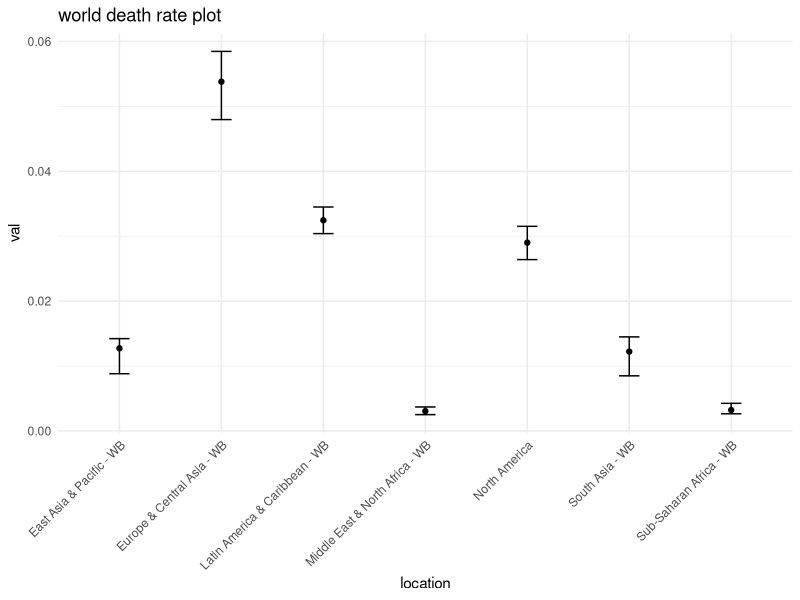
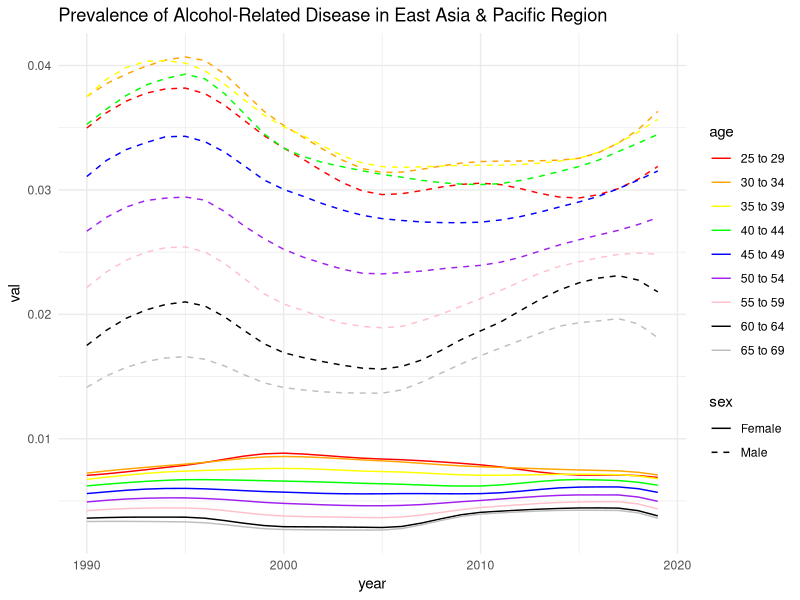
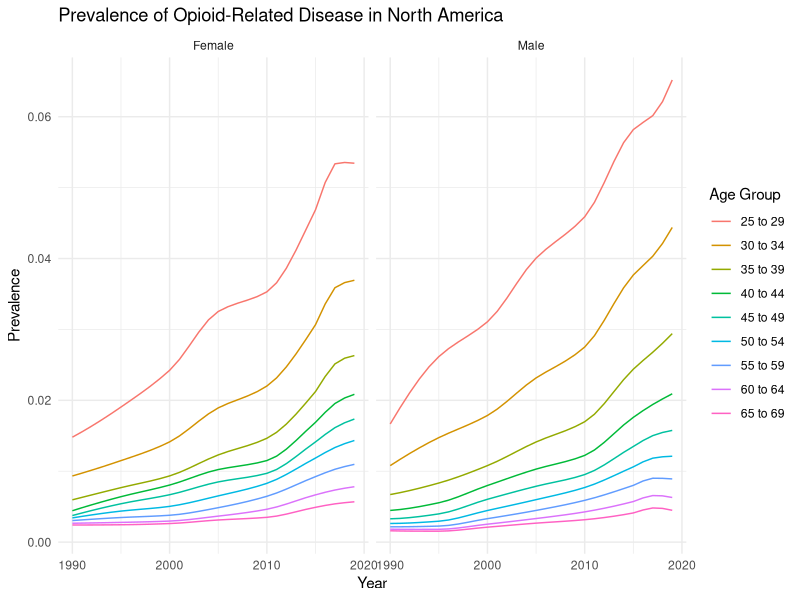
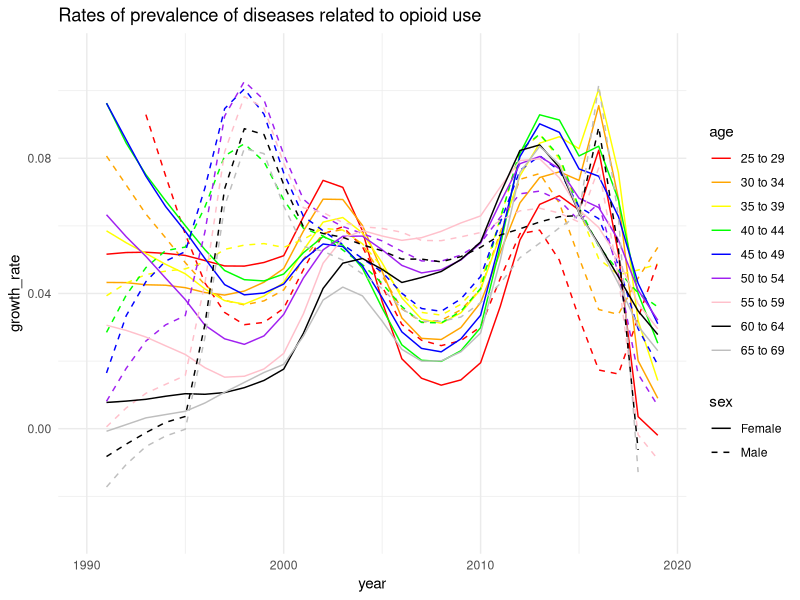
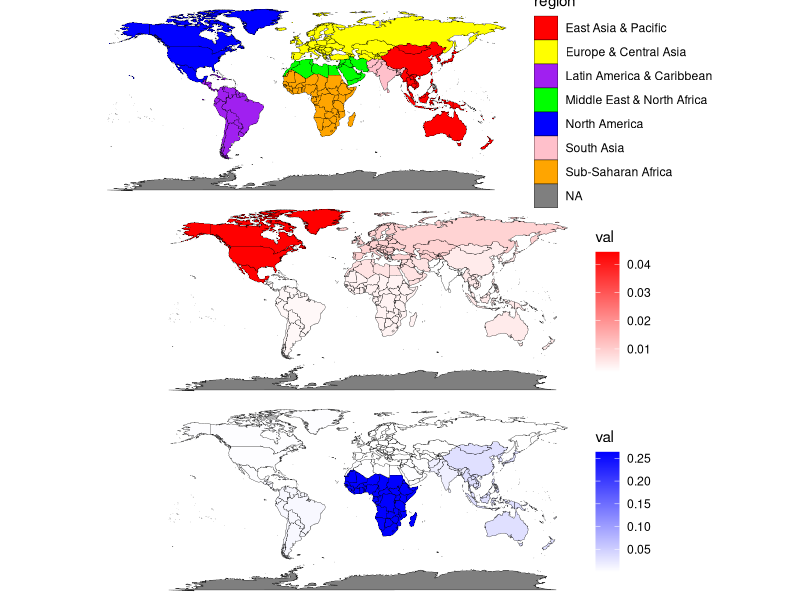
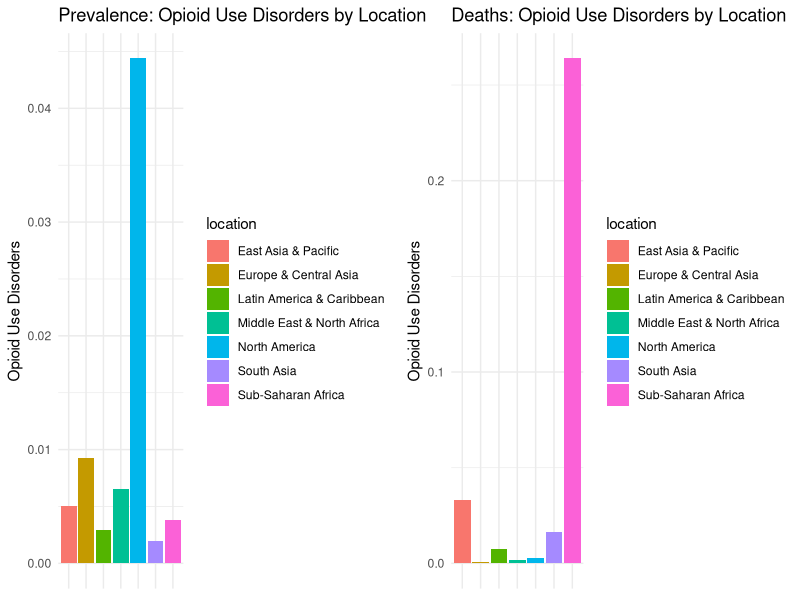

Write R code to recreate these figures, in order.
## ---- chunk 1
library(maps)
library(readr)
library(ggplot2)
library(tidyverse)
library(dplyr)
library(gridExtra)
## ---- chunk 2
substance_use <- read.csv("substance_use.csv")
head(substance_use)
## ---- chunk 3
# Select the data
Q1 <- subset(substance_use,year=="2019" & sex=="Male" & age=="40 to 44" 
             & cause=="Alcohol use disorders" & measure=="Deaths")

# Choose the region with the highest val
highest_region <- (Q1[which.max(Q1$val), ])$location
print(highest_region)

# Draw the death rate plot
ggplot(Q1, aes(x = location, y = val, ymin = lower, ymax = upper)) +
  geom_point() +
  geom_errorbar(width = 0.2, position = position_dodge(0.9)) +
  labs(x = "location", y = "val", title = 'world death rate plot') +
  theme_minimal() +
  theme(axis.text.x = element_text(angle = 45, hjust = 1))

## ---- chunk 4
# Select the East Asia and Pacific region
Q2 <- subset(substance_use,cause=="Alcohol use disorders" & measure=="Prevalence" 
             & location=="East Asia & Pacific - WB")

# Plot the prevalence among the different time and age groups
ggplot(Q2, aes(x = year, y = val, color = age, linetype = sex)) +
  geom_line() +
  labs(x = "year", y = "val", color = "age", linetype = "sex", 
       title = 'Prevalence of Alcohol-Related Disease in East Asia & Pacific Region') +
  scale_color_manual(values = c("red", "orange", "yellow", "green","blue", 
                                "purple", "pink", "black", "gray")) +
  scale_linetype_manual(values = c("solid", "dashed")) +
  theme_minimal()

## ---- chunk 5
# Select the sex-related prevalence data
opioid_gender <- Q2[,c("year", "val", "age","sex")]
p_value<- c()
age.l <- unique(opioid_gender$age) # Select the different year
for (i in age.l){
  male <- filter(opioid_gender, sex == "Male", age == i)
  male <- male[order(male$year),]
  female <- filter(opioid_gender, sex == "Female", age == i)
  female <- female[order(female$year),]
  result <- wilcox.test(male$val, female$val, paired = TRUE, alternative = "two.sided") 
  p_value <- c(p_value, result$p.value) # Store the results from wilcox.test
}
print(p_value)
print(p_value < 0.05) # Display the compare results

## ---- chunk 6
# Select the data
Q3 <- substance_use %>%
    filter(location == "North America", cause == "Opioid use disorders", 
           measure == "Prevalence")

# Plot the prevalence of opioid related diseases
ggplot(Q3, aes(x = year, y = val, color = age)) +
  geom_line() +
  facet_wrap(~sex) +
  labs(title = "Prevalence of Opioid-Related Disease in North America",
       x = "Year",
       y = "Prevalence",
       color = "Age Group") +
  theme_minimal()

# Compare the next year's data with the previous year's, calculate the growth rate.
Q3 <- Q3[order(Q3$sex, Q3$age, Q3$year), ]
Q3$growth_rate <- c(NA, (Q3$val[-1] / Q3$val[-nrow(Q3)])-1)
Q3$growth_rate[!duplicated(Q3$age)] <- NA

# Polt the growth rate in different years
ggplot(Q3, aes(x = year, y = growth_rate, color = age, linetype = sex)) +
  geom_line() +scale_y_continuous(limits = c(-0.03,0.11))+
  labs(x = "year", y = "growth_rate", color = "age", linetype = "sex", 
       title = 'Rates of prevalence of diseases related to opioid use') +
  scale_color_manual(values = c("red", "orange", "yellow", "green","blue", 
                                "purple", "pink", "black", "gray")) +
  scale_linetype_manual(values = c("solid", "dashed")) +
  theme_minimal()

## ---- chunk 7
# Subset the origin data
filtered_data_before <- substance_use %>%
  filter(location == "North America", cause == "Opioid use disorders",
         measure == "Prevalence", year %in% 1990:1997)
filtered_data_after <- substance_use %>%
  filter(location == "North America", cause == "Opioid use disorders", 
         measure == "Prevalence", year %in% 1997:2019)

# Set a data frame for storage
male_slopes_before <- data.frame(age = character(), slope = numeric())
female_slopes_before <- data.frame(age = character(), slope = numeric())

# Perform linear regression analysis 
for (i in unique(filtered_data_before$age)) {
  age_data = filtered_data_before[filtered_data_before$age == i,]
  male_lm = lm(val~year,data=age_data[age_data$sex=="Male",])
  female_lm = lm(val~year,data=age_data[age_data$sex=="Female",])
  # Store the slopes and years
  male_slopes_before <- rbind(male_slopes_before, 
                              data.frame(age = i, slope = coef(male_lm)[2]))
  female_slopes_before <- rbind(female_slopes_before, 
                                data.frame(age = i, slope = coef(female_lm)[2]))
}

# Set a data frame for storage
male_slopes_after <- data.frame(age = character(), slope = numeric())
female_slopes_after <- data.frame(age = character(), slope = numeric())

# Perform Linear regression analysis 
for (i in unique(filtered_data_after$age)) {
  age_data = filtered_data_after[filtered_data_after$age == i,]
  male_lm = lm(val~year,data=age_data[age_data$sex=="Male",])
  female_lm = lm(val~year,data=age_data[age_data$sex=="Female",])
  # Store the slopes and years
  male_slopes_after <- rbind(male_slopes_after, 
                             data.frame(age = i, slope = coef(male_lm)[2]))
  female_slopes_after <- rbind(female_slopes_after, 
                               data.frame(age = i, slope = coef(female_lm)[2]))
}

# Test the slope for male
male_test_result <- wilcox.test(male_slopes_after$slope, male_slopes_before$slope, 
                                alternative = "greater", paired = TRUE)

# Test the slope for female
female_test_result <- wilcox.test(female_slopes_after$slope, female_slopes_before$slope, 
                                  alternative = "greater", paired = TRUE)

# Print the test results
print(male_test_result)
print(female_test_result)
## ---- chunk 8
male_slopes_before$sex <- "Male"
female_slopes_before$sex <- "Female"
male_slopes_after$sex <- "Male"
female_slopes_after$sex <- "Female"

# Combine slope data for male and female
slopes_before <- rbind(male_slopes_before, female_slopes_before)
slopes_after <- rbind(male_slopes_after, female_slopes_after)

rownames(slopes_before) <- NULL
rownames(slopes_after) <- NULL

# Calculate the slope difference for each age group
slope_diff <- merge(slopes_after, slopes_before, by = c("age", "sex"), 
                    suffixes = c("_after", "_before"))
slope_diff$slope_diff <- slope_diff$slope_after - slope_diff$slope_before

# Find the age group with the largest slope difference for males
max_diff_age_male <- slope_diff[slope_diff$sex == "Male",][
  which.max(slope_diff[slope_diff$sex == "Male",]$slope_diff), "age"]

# Find the age group with the largest slope difference for females
max_diff_age_female <- 
  slope_diff[slope_diff$sex == "Female",][
    which.max(slope_diff[slope_diff$sex == "Female",]$slope_diff), "age"]

# Print the slope difference results
print(max_diff_age_male)
print(max_diff_age_female)
## ---- chunk 9
east_asia_pacific <- c("Papua New Guinea","Vietnam","Laos","New Zealand","Australia","China","Fiji","Guam","Indonesia","Japan","Cambodia","Kiribati","Myanmar","Mongolia","Malaysia","Nauru","Philippines","Palau","Singapore","Thailand","Tonga","Vanuatu","Samoa", "Taiwan", "South Korea", "North Korea")

north_america <- c("USA", "Canada", "Greenland", "Mexico")

middle_east_north_africa <- c("Algeria", "Bahrain", "Egypt", "Iran", "Iraq", "Israel", "Jordan", "Kuwait", "Lebanon", "Libya", "Morocco", "Oman", "Qatar", "Saudi Arabia", "Syria", "Tunisia", "United Arab Emirates", "Yemen")

latin_america_caribbean <- c("French Guiana", "Antigua and Barbuda", "Argentina", "Bahamas", "Barbados", "Belize", "Bolivia", "Brazil", "Chile", "Colombia", "Costa Rica", "Cuba", "Dominica", "Dominican Republic", "Ecuador", "El Salvador", "Grenada", "Guatemala", "Guyana", "Haiti", "Honduras", "Jamaica", "Mexico", "Nicaragua", "Panama", "Paraguay", "Peru", "Saint Kitts and Nevis", "Saint Lucia", "Saint Vincent and the Grenadines", "Suriname", "Trinidad and Tobago", "Uruguay", "Venezuela")

sub_saharan_africa <- c("Ivory Coast","Western Sahara","Swaziland","Democratic Republic of the Congo", "Republic of Congo","Angola", "Benin", "Botswana", "Burkina Faso", "Burundi", "Cabo Verde", "Cameroon", "Central African Republic", "Chad", "Comoros", "Congo", "Cote d'Ivoire", "Djibouti", "Equatorial Guinea", "Eritrea", "Eswatini", "Ethiopia", "Gabon", "Gambia", "Ghana", "Guinea", "Guinea-Bissau", "Kenya", "Lesotho", "Liberia", "Madagascar", "Malawi", "Mali", "Mauritania", "Mauritius", "Mozambique", "Namibia", "Niger", "Nigeria", "Rwanda", "Sao Tome and Principe", "Senegal", "Seychelles", "Sierra Leone", "Somalia", "South Africa", "South Sudan", "Sudan", "Tanzania", "Togo", "Uganda", "Zambia", "Zimbabwe")

south_asia <- c("Afghanistan", "Bangladesh", "Bhutan", "India", "Maldives", "Nepal", "Pakistan", "Sri Lanka")

europe_central_asia <- c("Albania", "Andorra", "Armenia", "Austria", "Azerbaijan", "Belarus", "Belgium", "Bosnia and Herzegovina", "Bulgaria", "Croatia", "Cyprus", "Czech Republic", "Denmark", "Estonia", "Finland", "France", "Georgia", "Germany", "Greece", "Hungary", "Iceland", "Ireland", "Italy", "Kazakhstan", "Kosovo", "Latvia", "Liechtenstein", "Lithuania", "Luxembourg", "Macedonia", "Malta", "Moldova", "Monaco", "Montenegro", "Netherlands", "Norway", "Poland", "Portugal", "Romania", "Russia", "San Marino", "Serbia", "Slovakia", "Slovenia", "Spain", "Sweden", "Switzerland", "Turkey", "Ukraine", "UK", "Vatican City","Uzbekistan","Tajikistan","Turkmenistan","Kyrgyzstan")
## ---- chunk 10
all_countries <- c(east_asia_pacific, north_america, middle_east_north_africa, 
                   europe_central_asia, latin_america_caribbean, sub_saharan_africa, south_asia)
all_regions <- c(rep("East Asia & Pacific", length(east_asia_pacific)), 
                 rep("North America", length(north_america)), 
                 rep("Middle East & North Africa", length(middle_east_north_africa)), 
                 rep("Europe & Central Asia", length(europe_central_asia)), 
                 rep("Latin America & Caribbean", length(latin_america_caribbean)), 
                 rep("Sub-Saharan Africa", length(sub_saharan_africa)), 
                 rep("South Asia", length(south_asia)))

df <- data.frame(country = all_countries, region = all_regions)

df_region = unique(df$region)

# Get world map data
world_map <- map_data("world")

# Merge map data with your data box
world_map$region <- df$region[match(world_map$region, df$country)]

# Create a color map
color_mapping <- c("East Asia & Pacific" = "red", 
                   "North America" = "blue", 
                   "Middle East & North Africa" = "green", 
                   "Europe & Central Asia" = "yellow", 
                   "Latin America & Caribbean" = "purple", 
                   "Sub-Saharan Africa" = "orange", 
                   "South Asia" = "pink")

# Draw map
g1 <- ggplot() +
  geom_polygon(data = world_map, 
               aes(x = long, y = lat, group = group, fill = region), 
               color = "black", 
               size = 0.1) +
  scale_fill_manual(values = color_mapping) +
  coord_fixed() +
  theme_void()

# Suppose you have a data box with country and corresponding disease data
opioid_data <- substance_use %>%
  filter(year == 2019, sex == "Male", age == "30 to 34", 
         cause == "Opioid use disorders", measure == "Prevalence")

opioid_data$location = c("North America", "South Asia",
                         "Latin America & Caribbean","Sub-Saharan Africa",
                         "Middle East & North Africa" ,"East Asia & Pacific", 
                         "Europe & Central Asia")

# Merge disease data with map data
world_map$val <- opioid_data$val[match(world_map$region, opioid_data$location)]

# Create a color map
color_mapping <- colorRampPalette(c("white", "red"))

# Draw prevalence map
g2<- ggplot() +
  geom_polygon(data = world_map, 
               aes(x = long, y = lat, group = group, fill = val), 
               color = "black", 
               size = 0.1) +
  scale_fill_gradientn(colors = color_mapping(100)) +
  coord_fixed() +
  theme_void()

# Suppose you have a data box with country and corresponding disease data
opioid_data_deaths <- substance_use %>%
  filter(year == 2019, sex == "Male", age == "30 to 34", 
         cause == "Opioid use disorders", measure == "Deaths")

opioid_data_deaths$location = c("North America", "South Asia",
                         "Latin America & Caribbean","Sub-Saharan Africa",
                         "Middle East & North Africa" ,"East Asia & Pacific", 
                         "Europe & Central Asia")

# Merge disease data with map data
world_map$val <- opioid_data_deaths$val[match(world_map$region, opioid_data_deaths$location)]

# Create a color map
color_mapping <- colorRampPalette(c("white", "blue"))

# Draw death map
g3 <- ggplot() +
  geom_polygon(data = world_map, 
               aes(x = long, y = lat, group = group, fill = val), 
               color = "black", 
               size = 0.1) +
  scale_fill_gradientn(colors = color_mapping(100)) +
  coord_fixed() +
  theme_void()
## ---- chunk 11
# Print map
grid.arrange(g1, g2, g3, nrow = 3)
## ---- chunk 12
# Use the opioid data data box to draw a bar chart
p1 <- ggplot(opioid_data, aes(x = location, y = val, fill = location)) +
  geom_bar(stat = "identity", position = "dodge") +
  theme_minimal() +
  labs(y = "Opioid Use Disorders", title = "Prevalence: Opioid Use Disorders by Location") +
  theme(axis.text.x = element_blank(), 
        axis.ticks.x = element_blank(),
        axis.title.x = element_blank())
p2 <- ggplot(opioid_data_deaths, aes(x = location, y = val, fill = location)) +
  geom_bar(stat = "identity", position = "dodge") +
  theme_minimal() +
  labs(y = "Opioid Use Disorders", title = "Deaths: Opioid Use Disorders by Location") +
  theme(axis.text.x = element_blank(), 
        axis.ticks.x = element_blank(),
        axis.title.x = element_blank())
grid.arrange(p1, p2, ncol = 2)
